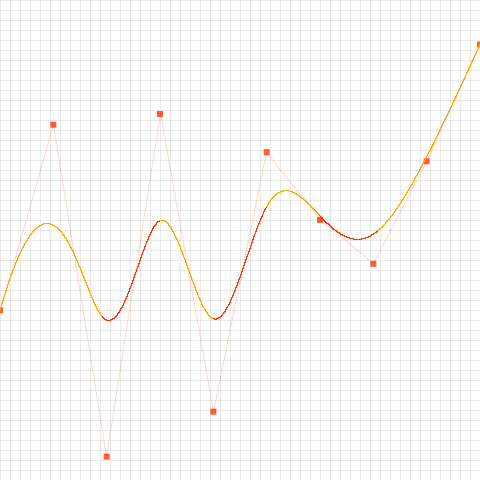
Frame 1 (no input)
Frame 60 (the mouse pressed at the canvas centre just before this capture): identical to frame 1, image omitted
Frame 120 (the mouse held since frame 60 and released just before this capture): identical to frame 1, image omitted

The Processing sketch that drew this single still picture (run headless with seeded random() and noise(); from frame 60 on, the mouse is pressed at the canvas centre):

// Processing sketch: processing_64350
// ── processing_64350.pde

PVector tmp = new PVector(0,0);
PVector prev = new PVector(0,0);

int pNum = 10;
int deg = 3;
int degMax = 6;

PVector[] p = new PVector[pNum];
float w[] = new float[pNum];
int m = pNum + degMax + 1;

float nVec[] = new float[m];

int selected;

int wKey;

void setup(){
  size(480,480);
  colorMode(RGB,255);
  
  frameRate(30);
  
  for(int i = 0;i<pNum;i++){
    p[i] = new PVector((float)i/(float)(pNum-1)*width,random(height));
    w[i] = 1.0;
  }
  
  m = pNum + deg + 1;
  for(int i = 0;i<m;i++) {
      if(i<deg+1) nVec[i] = 0;
      else if(i > m - (deg+1)) nVec[i] = m - 1 - 2 * deg;
      else nVec[i] = i - deg;
      
  }
  
  
  //m = nVec.length;
  smooth();
}


void drawPolygon(){
  int i;
  //制御点に四角を表示
  rectMode(CENTER);             //四角の基準点を中心に
  int rectL = 6;                //制御点の四角のサイズ
  
  
  
  for(i=0;i<pNum;i++){
    if(w[i] == 0){
      stroke(255,50,0,200); 
      noFill(); 
      rect(p[i].x,p[i].y,rectL,rectL);
    }else{
      noStroke();                   //線を描画しない
      fill(255,50,0,200);           //塗りの色を設定
      rect(p[i].x,p[i].y,(float)rectL*w[i],(float)rectL*w[i]);
    }
      
  }
  
  
  strokeWeight(1);          //線を描画しない
  fill(255,50,0,200);   
  noFill();
  
  //始点、終点から制御点への線を表示            //線を描画しない
  stroke(255,50,0,50);  
  for(i=0;i<pNum-1;i++){
    line(p[i].x,p[i].y,p[i+1].x,p[i+1].y);
  }
}


float blending(int i,int k, float t){
  float val;
  float w1 = 0.0,w2 = 0.0;
  if(k==0){
    if(nVec[i] <= t && t < nVec[i+1]) val = 1.0;
    else val = 0.0;
  }else{
    if((nVec[i+k+1]-nVec[i+1])!=0)  
    w1 = blending(i+1,k-1,t) * (nVec[i+k+1] - t) / (nVec[i+k+1] - nVec[i+1]);
    if((nVec[i+k]-nVec[i])!=0)  
    w2 = blending(i,k-1,t) * (t - nVec[i]) / (nVec[i+k] - nVec[i]);
    val = w1 + w2;
  }
  return val;
}
void drawBSpline(){
  float[] b = new float[pNum];
  
  for(float t=nVec[deg];t < nVec[m-deg-1]; t += 0.001){
    
    if(floor(t) %2 == 1)  stroke(255,50,0);
    else stroke(255,170,0);
    
    tmp = new PVector(0,0);
    float wp = 0;
    for(int j =0;j<pNum;j++){
      b[j] = blending(j,deg,t);
      
      tmp.x += p[j].x * b[j] * w[j];
      tmp.y += p[j].y * b[j] * w[j];
      
      wp += b[j] * w[j];
      
    }
    tmp.x /= wp;
    tmp.y /= wp;
    
    if(t != nVec[deg] && t != nVec[m-deg-1] && ((tmp.x!= -1) && (prev.x != -1))){
      line(tmp.x, tmp.y, prev.x, prev.y);
    }
    prev.set(tmp);
  }
}
//グリッドを描画する関数
void drawGrid(float gScale){
  
  
    
  strokeWeight(1);

  int i;
  for(i=0;i<=width/gScale;i++){
    stroke(0,0,0,20);
    line(i*gScale,0,i*gScale,height);
  }
  for(i=0;i<=height/gScale;i++){  
    stroke(0,0,0,20);
    line(0,i*gScale,width,i*gScale);
  }
}


void draw(){
  
  
  background(255,255,255);
  drawGrid(10);
  
  drawPolygon();
  
  stroke(255,50,0);
  
  drawBSpline();
}

void mousePressed(){
  selected = -1;
  
  float minD = 10;
  int i;
  for(i=0;i<pNum;i++){
    float d = dist(mouseX,mouseY,p[i].x,p[i].y);
    if(d < minD){
      minD = d;
      selected = i;
    }
  }
  
  if(selected != -1){
    if(wKey == 1){
      w[selected] += 0.2;
    }else if(wKey == 2){
      w[selected] -= 0.2;
      if(w[selected] <= 0) w[selected] = 0;
    }
    else{
  
      p[selected].x = mouseX;
      p[selected].y = mouseY;
    }
  }
    
}

void mouseDragged(){
  if(selected != -1){
    p[selected].x = mouseX;
    p[selected].y = mouseY;
  }
}


void keyPressed(){
  switch(keyCode){
    
    case 49:
    case 50:
    case 51:
    case 52:
    case 53:
    case 54:
    deg = keyCode - 48;
    m = pNum + deg + 1;
    
    for(int i = 0;i<m;i++){
      if(i<deg+1) nVec[i] = 0;
      else if(i > m - (deg+1)) nVec[i] = m - 1 - 2 * deg;
      else nVec[i] = i - deg;
    }
    break;
    
    case 16:
    wKey = 1;
    break;
    
    case 18:
    wKey = 2;
    break;
    
    
    
  }
}


void keyReleased(){
  wKey = 0;
}
